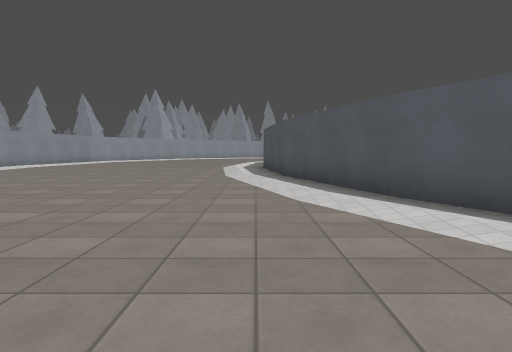
View 1 (above)

18 first-person views from a walk through a level from a Godot 3-D game. The camera is 1.2 m above the floor, tilts 4° down and sees 70° across. The floor is counted in squares, 2 m on a side. Each view is taken from the middle of a square. On the plan, view 1 faces up. The plan holds only what a view shows up to about 10 squares ahead; the rest is blank. The place goes on beyond the plan. Surface patterns are stand-ins for the level's own textures.

View 2
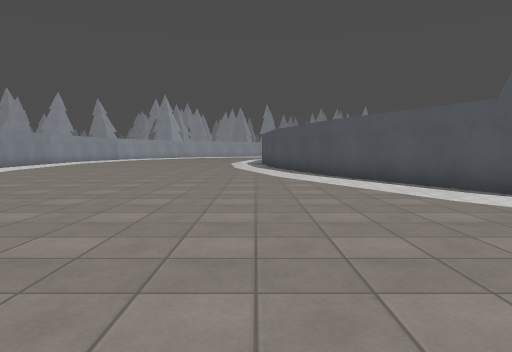

View 3
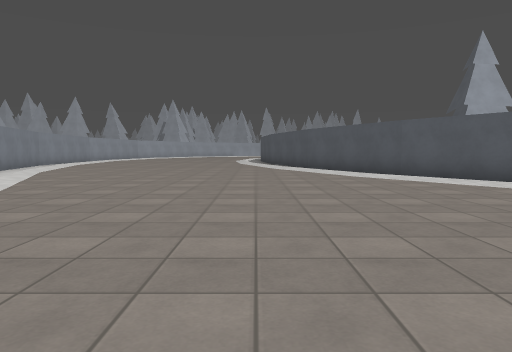

View 4
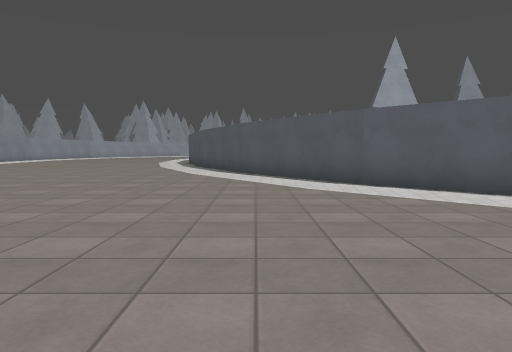

View 5
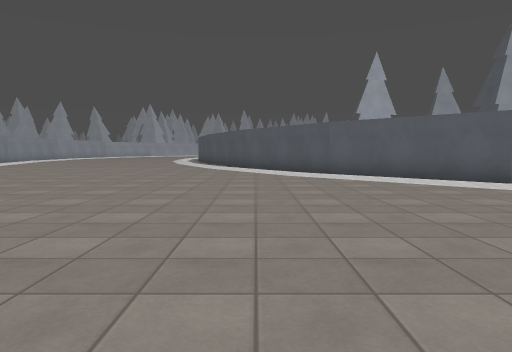

View 6
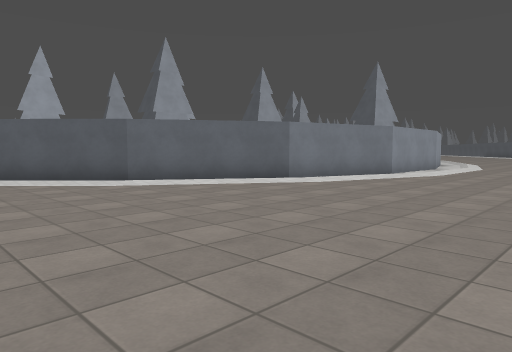

View 7
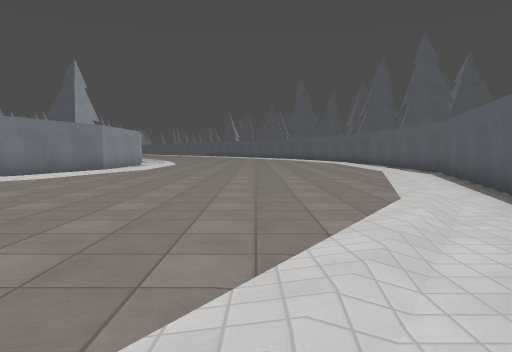

View 8
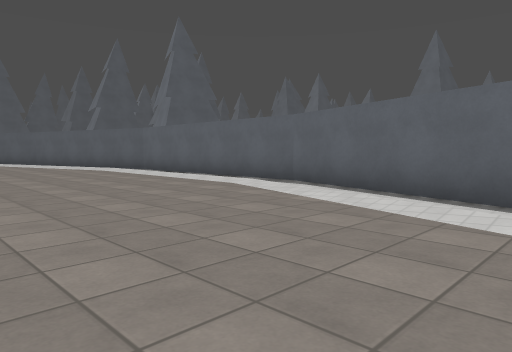

View 9
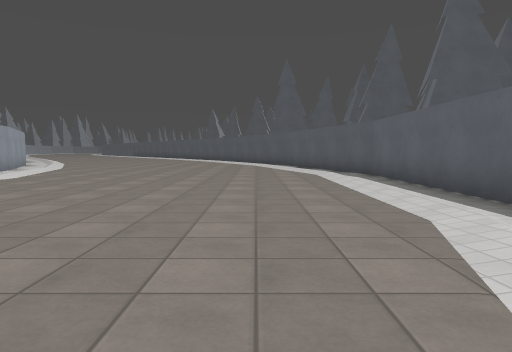

View 10
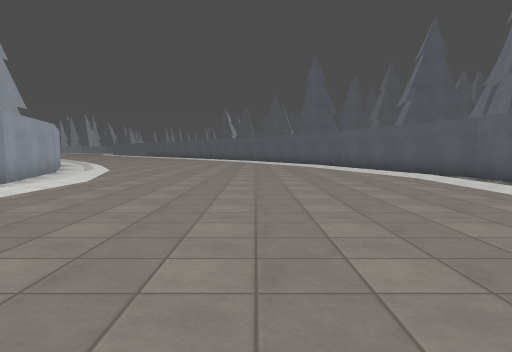

View 11
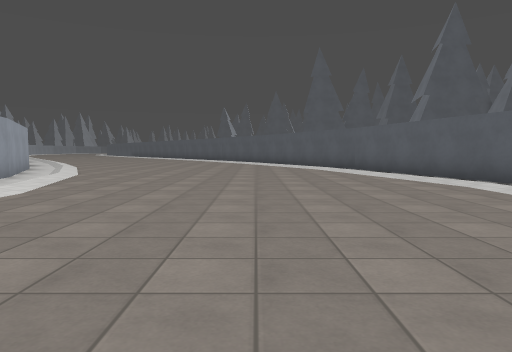

View 12
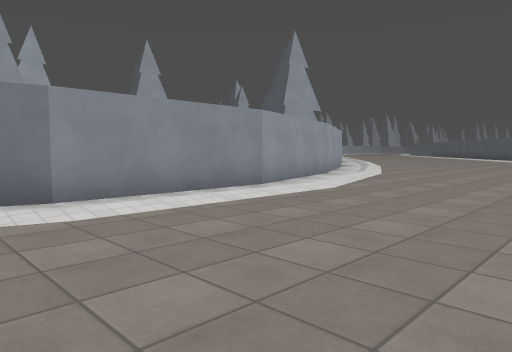

View 13
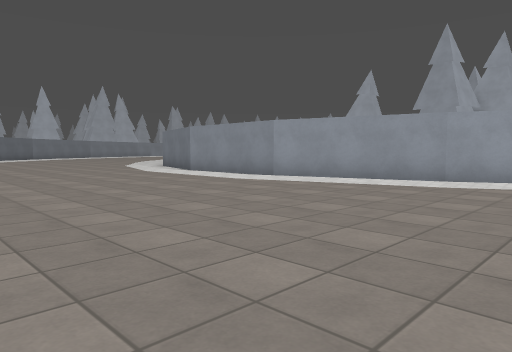

View 14
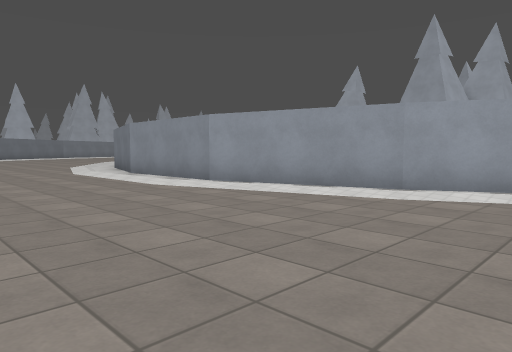

View 15
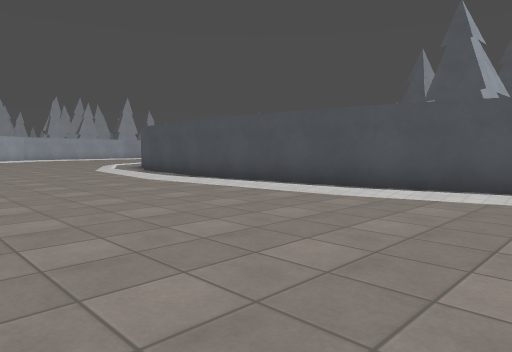

View 16
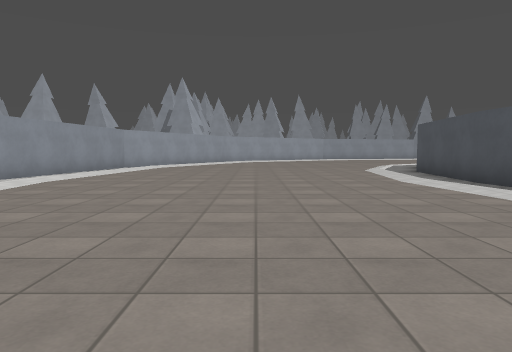

View 17
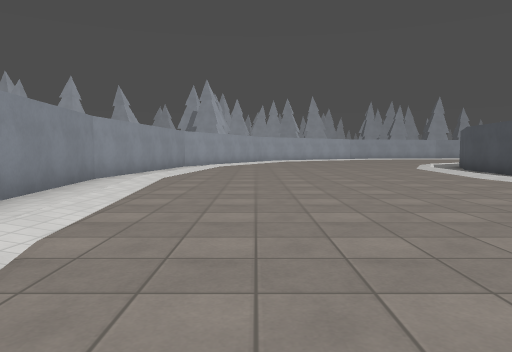

View 18
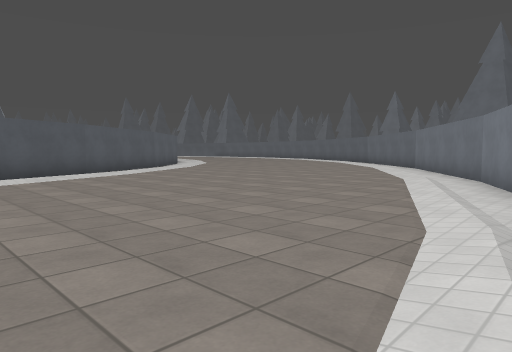

### Floor plan
Key: @ floor where view 1 was taken; # wall or solid block; . floor; / step, stairs or slope.
Columns run from 10 left of view 1 to 25 right of it. Each row starts with its distance up from view 1.
 17        ..
 16 ##.........#
 15 #./........#
 14 #..........#
 13 #......../.#
 12 #..........#
 11 #./........#
 10 #./........#
  9   /........#
  8   /......./##
  7   /......./.#
  6    .........#
  5    /......./##
  4    /......./.#
  3    /......../#
  2    ........./##
  1     /.........##
  0     ......@../.#
 -1      /......../##
 -2     #...........##
 -3     #./......../.##
 -4     ##./......../.#
 -5      ##/........./.##
 -6       # /........./.##           ##
 -7          /........../.##      ####.
 -8           ...........//.#######..//
 -9             ............////////...
-10             ........................
-11              .......................
-12               ......................
-13               ./....................
-14                .//..................
-15                  ./.................
-16                    .///.........../
-17                    ###..////////..#
-18                      ##############

Where each view was taken, in squares from view 1:
view 1: 0 up, 0 right, facing up
view 2: 4 down, 0 right, facing up
view 3: 8 down, 0 right, facing up
view 4: 9 down, 4 right, facing up
view 5: 12 down, 4 right, facing up
view 6: 13 down, 5 right, facing up-right
view 7: 13 down, 4 right, facing right
view 8: 12 down, 9 right, facing down-right
view 9: 15 down, 11 right, facing right
view 10: 13 down, 12 right, facing right
view 11: 13 down, 14 right, facing right
view 12: 13 down, 14 right, facing up-right
view 13: 15 down, 25 right, facing up-left
view 14: 13 down, 25 right, facing up-left
view 15: 6 up, 5 left, facing up-right
view 16: 6 up, 4 left, facing up
view 17: 5 up, 6 left, facing up
view 18: 5 up, 7 left, facing down-right
